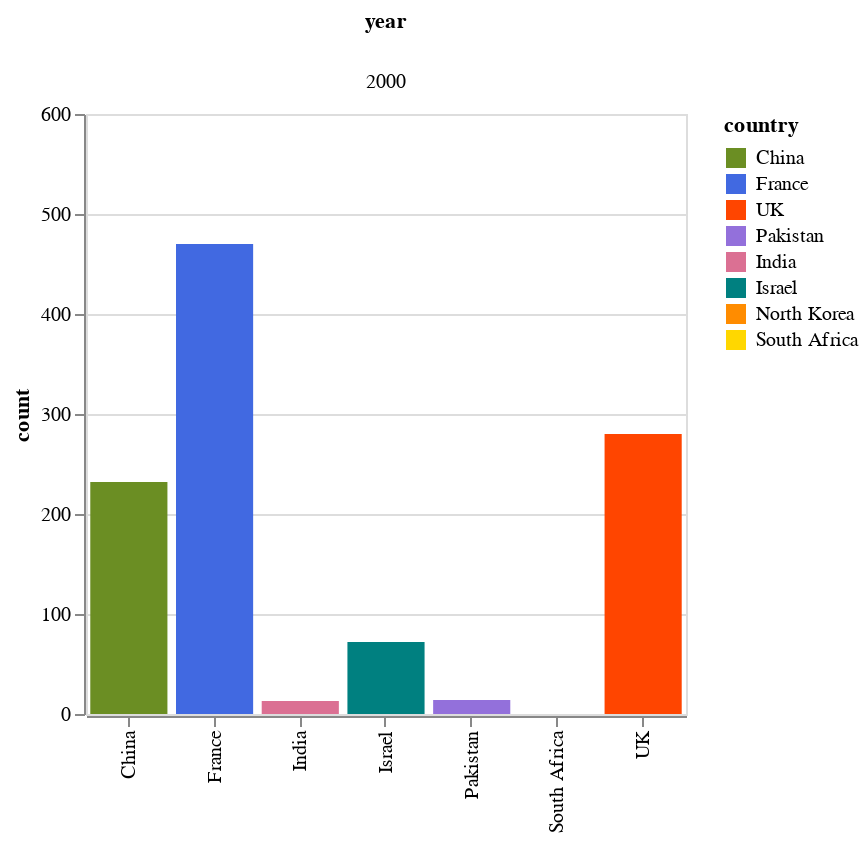

Notebook cell for this chart:
### Markdown cell above
The visualization below is a more interactive way of representing changes in global nuclear arsenals with an exclusion of Russia and the US.

### Code cell
# same as above for the rest of the countries
year = []
country = []
count = []
for i,row in warheads.iterrows():
   year.append(row['Year'])
   country.append('China')
   count.append(row['China'])
   year.append(row['Year'])
   country.append('France')
   count.append(row['France'])
   year.append(row['Year'])
   country.append('UK')
   count.append(row['UK'])
   year.append(row['Year'])
   country.append('Pakistan')
   count.append(row['Pakistan'])
   year.append(row['Year'])
   country.append('India')
   count.append(row['India'])
   year.append(row['Year'])
   country.append('Israel')
   count.append(row['Israel'])
   year.append(row['Year'])
   country.append('North Korea')
   count.append(row['North Korea'])
   year.append(row['Year'])
   country.append('South Africa')
   count.append(row['South Africa'])
    
df2 = pd.DataFrame({'year':year,'country':country,'count':count})

# make color scale
pink_blue = alt.Scale(domain=('China', 'France', 'UK', 'Pakistan', 'India', 'Israel', 'North Korea', 'South Africa'),
                     range=["olivedrab", "royalblue", "orangered", "mediumpurple", "palevioletred", "teal", "darkorange", "gold"])

# make slider from 1945 - 2022
# based on year column, default value 2000
slider = alt.binding_range(min=1945, max=2022, step=1)
select_year = alt.selection_single(name="year", fields=['year'],
                                  bind=slider, init={'year': 2000})

# make plot and link it to the slider
source = df2
alt.Chart(source).mark_bar().encode(
   x=alt.X('country:N', title=None),
   y=alt.Y('count:Q', scale=alt.Scale(domain=(0, 600))),
   color=alt.Color('country:N', scale=pink_blue),
   column='year:O'
).properties(
   width=300
).add_selection(
   select_year
).transform_filter(
   select_year
)

### Figure 1 — Vega-Lite specification as saved in the notebook (floating-point values rounded to 4 significant figures; data arrays with more than 128 entries replaced by an {"elided": "..."} marker saying what was removed)
{"config": {"view": {"continuousWidth": 400, "continuousHeight": 300}}, "data": {"name": "data-8faa339abcd0911a814c65abdac8c042"}, "mark": "bar", "encoding": {"color": {"type": "nominal", "field": "country", "scale": {"domain": ["China", "France", "UK", "Pakistan", "India", "Israel", "North Korea", "South Africa"], "range": ["olivedrab", "royalblue", "orangered", "mediumpurple", "palevioletred", "teal", "darkorange", "gold"]}}, "column": {"type": "ordinal", "field": "year"}, "x": {"type": "nominal", "field": "country", "title": null}, "y": {"type": "quantitative", "field": "count", "scale": {"domain": [0, 600]}}}, "selection": {"year": {"type": "single", "fields": ["year"], "bind": {"input": "range", "max": 2022, "min": 1945, "step": 1}, "init": {"year": 2000}}}, "transform": [{"filter": {"selection": "year"}}], "width": 300, "$schema": "https://vega.github.io/schema/vega-lite/v4.8.1.json", "datasets": {"data-8faa339abcd0911a814c65abdac8c042": {"elided": "624 records"}}}
